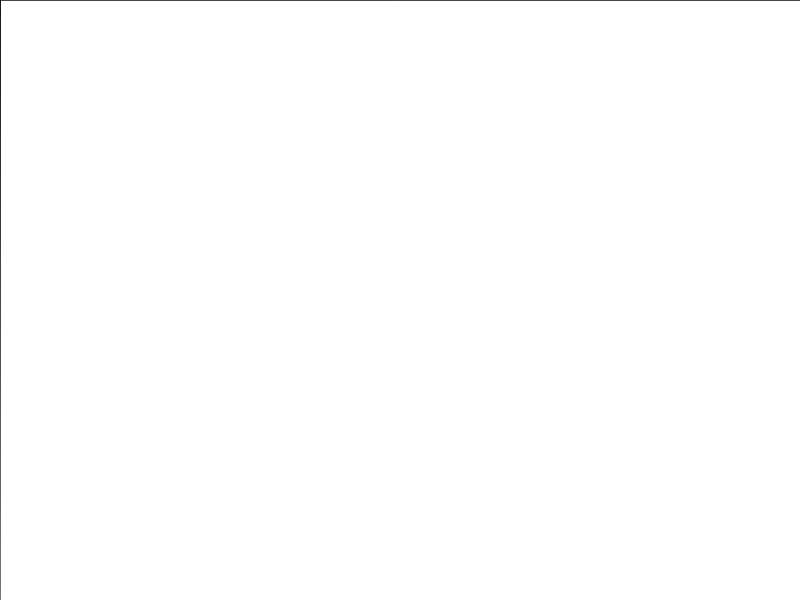
Frame 1 (no input)
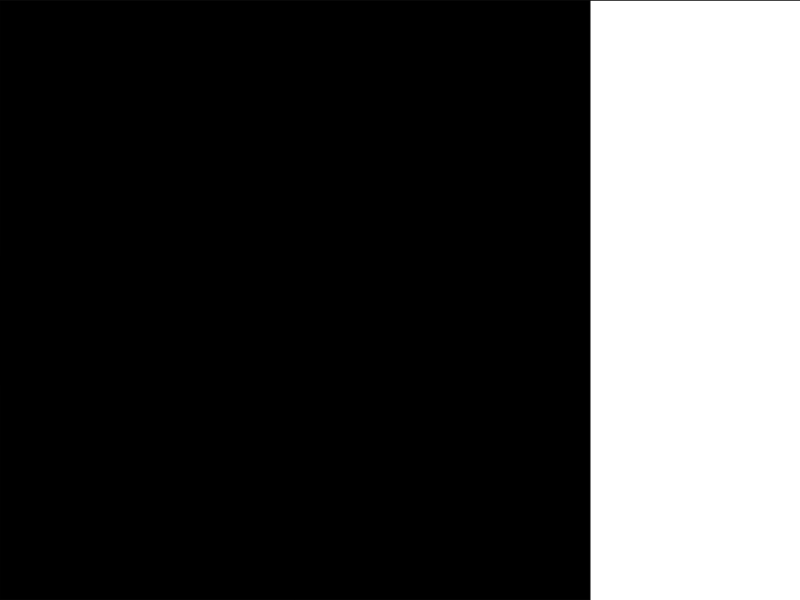
Frame 60 (no input)
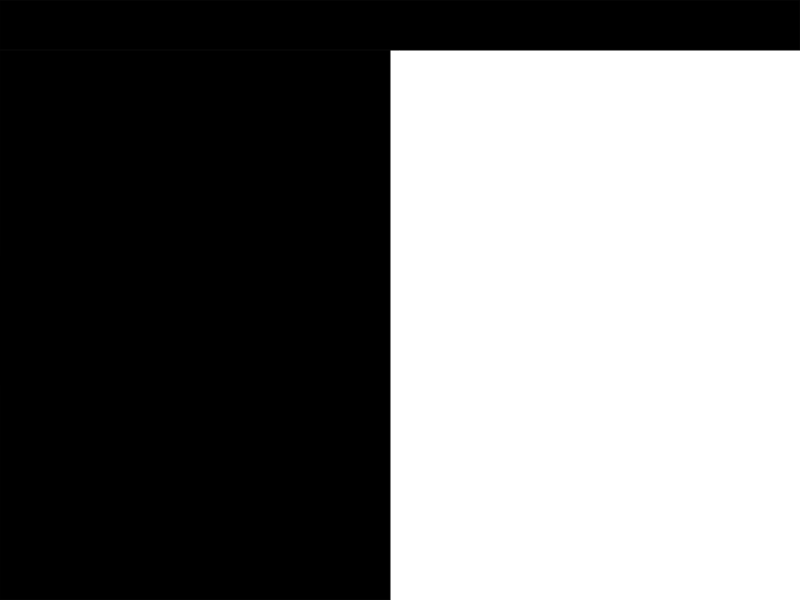
Frame 120 (the mouse pressed at the canvas centre since frame 60)

The p5.js sketch that drew these frames (run headless with seeded random() and noise() and a simulated clock; from frame 60 on, the mouse is pressed at the canvas centre):

// p5.js sketch
// ── sketch.js
//variables to store ratio of each minute and hour that is drawn
//variables to keep track of how many seconds and hours have been
//drawn, and a variable to store whether or not it is a day
let vertical_line_distance = 800 / 60;
let horizontal_line_distance = 600 / 12;
let seconds_drawn = 0;
let hours_drawn = 0;
let day = true;
let hour_counter = 0;

//setting up initial canvas of our canvas
//and slowing down frame rate to 20, so that
//it is easier to see the minutes
function setup() {
  createCanvas(800, 600);
  frameRate(20);
}


function draw() {
  background(255);
  stroke(10);

  //conditional to check if it is a day
 if(day){
  let x = seconds_drawn * vertical_line_distance;
  fill(0);

  rect(0, 0, x, 600);

  let y = hours_drawn * horizontal_line_distance;

  //drawing rectangle to represent minutes passed
  rect(0, 0, 800, y);

  seconds_drawn += 0.75;

  //if seconds drawn reach 60, then we reset it back to 0
  if (seconds_drawn >= 60) {
    seconds_drawn = 0;
    hours_drawn = hours_drawn + 1;
    hour_counter += 1;
  }
  //checking if our 12 hour cycle has passed and if that's the case
  //then we are resetting everything to 0, in order to start a new
  //cycle
  if (hour_counter >= 12){
    day = false;
    seconds_drawn = 0;
    hours_drawn = 0;
    hour_counter = 0;
  }
}
//checking if day is false, and starting AM cycle then
if (day == false) {
  noStroke();
  background(0);
  let x = seconds_drawn * vertical_line_distance;
  fill(255);

  rect(0, 0, x, 600);

  let y = hours_drawn * horizontal_line_distance;

  rect(0, 0, 800, y);

  seconds_drawn += 0.75;
  //if seconds drawn reach 60, then we reset it back to 0
  if (seconds_drawn >= 60) {
    seconds_drawn = 0;
    hours_drawn = hours_drawn + 1;
    hour_counter += 1;
  }
  //checking if our 12 hour cycle has passed and if that's the case
  //then we are resetting everything to 0, in order to start a new
  //cycle
  if (hour_counter >= 12){
    day = true;
    seconds_drawn = 0;
    hours_drawn = 0;
    hour_counter = 0;
  }
}
}
